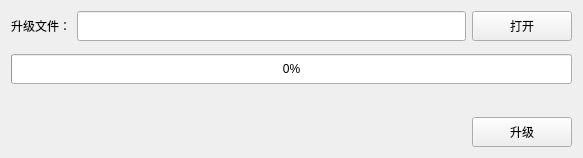
<?xml version="1.0" encoding="UTF-8"?>
<ui version="4.0">
 <class>DeviceUpgrade</class>
 <widget class="QWidget" name="DeviceUpgrade">
  <property name="geometry">
   <rect>
    <x>0</x>
    <y>0</y>
    <width>583</width>
    <height>158</height>
   </rect>
  </property>
  <property name="windowTitle">
   <string>设备升级</string>
  </property>
  <layout class="QVBoxLayout" name="verticalLayout_2">
   <item>
    <layout class="QVBoxLayout" name="verticalLayout">
     <item>
      <layout class="QHBoxLayout" name="horizontalLayout">
       <item>
        <widget class="QLabel" name="label">
         <property name="text">
          <string>升级文件：</string>
         </property>
        </widget>
       </item>
       <item>
        <widget class="QLineEdit" name="lineEdit">
         <property name="minimumSize">
          <size>
           <width>0</width>
           <height>30</height>
          </size>
         </property>
        </widget>
       </item>
       <item>
        <widget class="QPushButton" name="btnOpen">
         <property name="minimumSize">
          <size>
           <width>100</width>
           <height>30</height>
          </size>
         </property>
         <property name="text">
          <string>打开</string>
         </property>
        </widget>
       </item>
      </layout>
     </item>
     <item>
      <spacer name="verticalSpacer">
       <property name="orientation">
        <enum>Qt::Vertical</enum>
       </property>
       <property name="sizeHint" stdset="0">
        <size>
         <width>20</width>
         <height>40</height>
        </size>
       </property>
      </spacer>
     </item>
     <item>
      <widget class="QProgressBar" name="progressBar">
       <property name="minimumSize">
        <size>
         <width>0</width>
         <height>30</height>
        </size>
       </property>
       <property name="value">
        <number>0</number>
       </property>
      </widget>
     </item>
     <item>
      <widget class="QLabel" name="UpgradeStatusLabel">
       <property name="text">
        <string/>
       </property>
      </widget>
     </item>
     <item>
      <spacer name="verticalSpacer_2">
       <property name="orientation">
        <enum>Qt::Vertical</enum>
       </property>
       <property name="sizeHint" stdset="0">
        <size>
         <width>20</width>
         <height>40</height>
        </size>
       </property>
      </spacer>
     </item>
     <item>
      <layout class="QHBoxLayout" name="horizontalLayout_2">
       <item>
        <spacer name="horizontalSpacer">
         <property name="orientation">
          <enum>Qt::Horizontal</enum>
         </property>
         <property name="sizeHint" stdset="0">
          <size>
           <width>40</width>
           <height>20</height>
          </size>
         </property>
        </spacer>
       </item>
       <item>
        <widget class="QPushButton" name="btnUpgrade">
         <property name="enabled">
          <bool>true</bool>
         </property>
         <property name="minimumSize">
          <size>
           <width>100</width>
           <height>30</height>
          </size>
         </property>
         <property name="text">
          <string>升级</string>
         </property>
        </widget>
       </item>
      </layout>
     </item>
    </layout>
   </item>
  </layout>
 </widget>
 <resources/>
 <connections/>
</ui>
